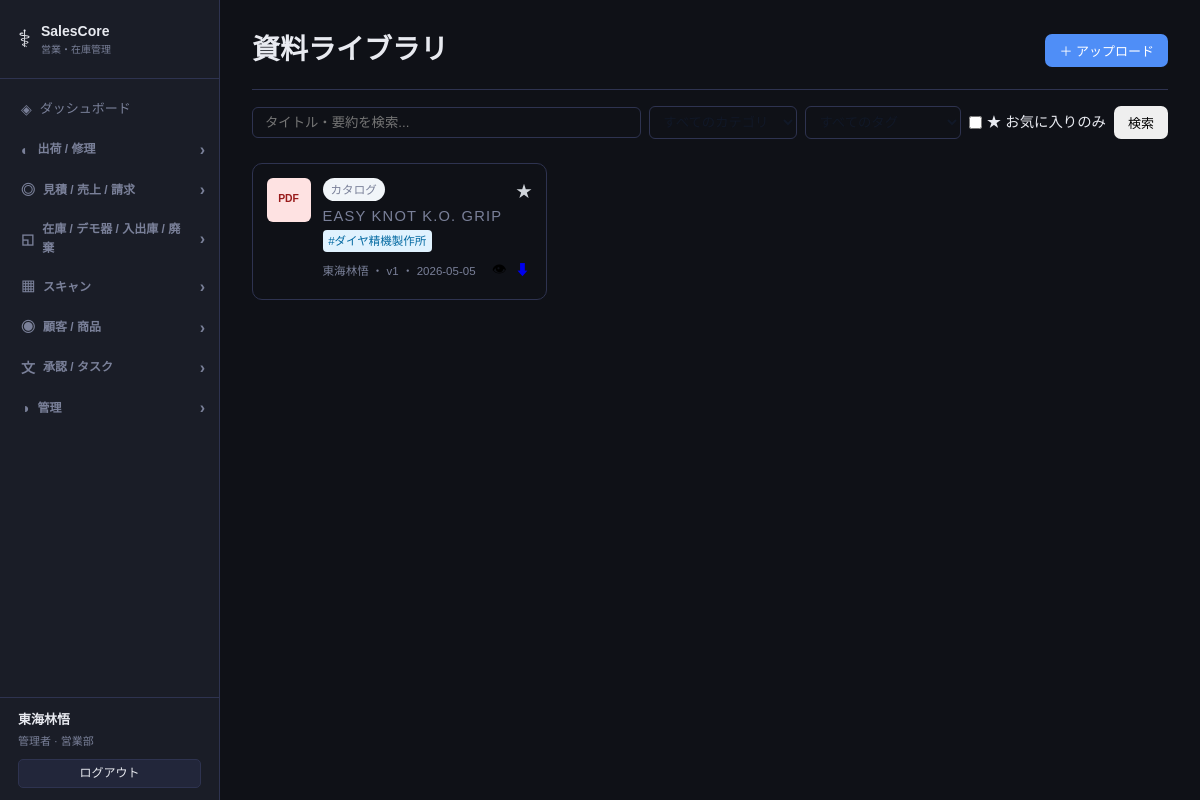
/materials/ (signed in), run on the app's committed database.
### models.py (models this page shows)
class Base(DeclarativeBase):
    pass

class Staff(Base):
    __tablename__ = "staffs"
    id = Column(Integer, primary_key=True, autoincrement=True)
    name = Column(String(100), nullable=False)
    login_id = Column(String(50), unique=True, nullable=False)
    password_hash = Column(String(200), nullable=False)
    role = Column(String(20), default="user")
    department = Column(String(100), nullable=True)
    email = Column(String(200), nullable=True)
    is_active = Column(Boolean, default=True)
    last_active_at = Column(DateTime, nullable=True)
    last_active_page = Column(String(200), nullable=True)
    created_at = Column(DateTime, default=datetime.now)

### tables this page shows
CREATE TABLE materials (
        id              INTEGER PRIMARY KEY AUTOINCREMENT,
        title           TEXT    NOT NULL,
        description     TEXT,
        category_id     INTEGER REFERENCES material_categories(id),
        file_path       TEXT    NOT NULL,
        file_name       TEXT    NOT NULL,
        file_type       TEXT    NOT NULL,          -- pdf / docx / xlsx など
        file_size       INTEGER NOT NULL DEFAULT 0,
        ai_summary      TEXT,                      -- Anthropic APIで生成
        version         INTEGER NOT NULL DEFAULT 1,
        uploaded_by     INTEGER REFERENCES staffs(id),
        from_approval   INTEGER REFERENCES documents(id), -- 承認文書連携
        is_active       INTEGER NOT NULL DEFAULT 1,
        created_at      TEXT    NOT NULL DEFAULT (datetime('now','localtime')),
        updated_at      TEXT    NOT NULL DEFAULT (datetime('now','localtime'))
    );

### material_router.py (the view)
@router.get("/", response_class=HTMLResponse)
async def material_list(request: Request, q: str = "", category_id: int = 0, tag: str = "", fav_only: int = 0):
    staff_id = _staff_id(request)
    con = get_db()
    categories = con.execute("SELECT * FROM material_categories ORDER BY sort_order").fetchall()
    tags = con.execute(
        "SELECT mt.* FROM material_tags mt JOIN material_tag_relations mtr ON mt.id=mtr.tag_id GROUP BY mt.id ORDER BY mt.name"
    ).fetchall()
    sql = """
        SELECT m.*, mc.name AS category_name, s.name AS uploader_name,
               CASE WHEN f.id IS NOT NULL THEN 1 ELSE 0 END AS is_fav,
               GROUP_CONCAT(mt.name, '|') AS tag_names
        FROM materials m
        LEFT JOIN material_categories mc ON m.category_id=mc.id
        LEFT JOIN staffs s ON m.uploaded_by=s.id
        LEFT JOIN favorites f ON f.material_id=m.id AND f.staff_id=?
        LEFT JOIN material_tag_relations mtr ON mtr.material_id=m.id
        LEFT JOIN material_tags mt ON mt.id=mtr.tag_id
        WHERE m.is_active=1
    """
    params = [staff_id]
    if q:
        sql += " AND (m.title LIKE ? OR m.description LIKE ? OR m.ai_summary LIKE ?)"
        params += [f"%{q}%"] * 3
    if category_id:
        sql += " AND m.category_id=?"
        params.append(category_id)
    if tag:
        sql += " AND m.id IN (SELECT material_id FROM material_tag_relations mtr2 JOIN material_tags mt2 ON mt2.id=mtr2.tag_id WHERE mt2.name=?)"
        params.append(tag)
    if fav_only:
        sql += " AND f.id IS NOT NULL"
    sql += " GROUP BY m.id ORDER BY m.updated_at DESC"
    materials = con.execute(sql, params).fetchall()
    con.close()
    return TEMPLATES.TemplateResponse("materials/list.html", {
        "request": request, "materials": materials, "categories": categories,
        "tags": tags, "q": q, "category_id": category_id, "tag": tag, "fav_only": fav_only,
    })

### templates/materials/list.html (shortened to what this page needs)
{% extends "base.html" %}
{% block content %}
<div class="page-header">
  <h1>資料ライブラリ</h1>
  <button class="btn btn-primary" onclick="openUploadModal()">＋ アップロード</button>
</div>
<form method="get" class="filter-bar">
  <input type="text" name="q" value="{{ q }}" placeholder="タイトル・要約を検索..." class="search-input">
  <select name="category_id" onchange="this.form.submit()">
    <option value="0">すべてのカテゴリ</option>
  </select>
  <select name="tag" onchange="this.form.submit()">
    <option value="">すべてのタグ</option>
  </select>
  <label class="checkbox-label">
    <input type="checkbox" name="fav_only" value="1" {% if fav_only %}checked{% endif %} onchange="this.form.submit()">
    ★ お気に入りのみ
  </label>
  <button type="submit" class="btn btn-secondary">検索</button>
</form>
{% if materials %}
<div class="material-grid">
  {% for m in materials %}
  <div class="material-card" id="card-{{ m.id }}">
    <div class="file-icon {{ m.file_type.lstrip('.') }}">
      {{ m.file_type.lstrip('.').upper() }}
    </div>
    <div class="card-body">
      <div class="card-top">
        <span class="category-badge">{{ m.category_name or '未分類' }}</span>
        <button class="fav-btn {% if m.is_fav %}active{% endif %}"
                onclick="toggleFav({{ m.id }}, this)" title="お気に入り">★</button>
      </div>
      <h3 class="card-title" onclick="openDetail({{ m.id }})">{{ m.title }}</h3>
      {% if m.tag_names %}
      <div class="tags">
        {% for t in m.tag_names.split('|') %}
        <a href="?tag={{ t }}" class="tag">#{{ t }}</a>
        {% endfor %}
      </div>
      {% endif %}
      <div class="card-footer">
        <span class="meta">{{ m.uploader_name }} ・ v{{ m.version }} ・ {{ m.updated_at[:10] }}</span>
        <div class="card-actions">
          {% if m.file_type == '.pdf' %}
          <button class="btn-icon" onclick="previewPDF({{ m.id }})" title="プレビュー">👁</button>
          {% endif %}
          <a class="btn-icon" href="/materials/{{ m.id }}/download" title="ダウンロード">⬇</a>
        </div>
      </div>
    </div>
  </div>
  {% endfor %}
</div>
{% else %}
<p class="empty-state">資料が見つかりませんでした。</p>
{% endif %}
{% endblock %}

### templates/base.html (shortened to what this page needs)
<!DOCTYPE html>
<html lang="ja">
<head>
  <link rel="stylesheet" href="/static/css/style.css">
</head>
<body>
  <nav class="sidebar" id="sidebar">
    <div class="logo">
      <span class="logo-icon">⚕</span>
      <div>
        <div class="logo-title">SalesCore</div>
        <div class="logo-sub">営業・在庫管理</div>
      </div>
    </div>
    <ul class="nav-list">
      <li><a href="/" class="nav-link {% if request.url.path == '/' %}active{% endif %}" onclick="closeMenu()"><span class="nav-icon">◈</span> ダッシュボード</a></li>
      {% set grp1_active = ('/shipments' in request.url.path and '/repairs' not in request.url.path) or '/repairs' in request.url.path %}
      <li class="nav-group-item">
        <div class="nav-group-header {% if grp1_active %}open{% endif %}" onclick="toggleGroup('grp-shipment')">
          <span class="nav-icon">◐</span> 出荷 / 修理 <span class="nav-arrow">›</span>
        </div>
      </li>
      {% set grp2_active = '/quotes' in request.url.path or '/sales' in request.url.path or '/invoices' in request.url.path %}
      <li class="nav-group-item">
        <div class="nav-group-header {% if grp2_active %}open{% endif %}" onclick="toggleGroup('grp-sales')">
          <span class="nav-icon">◎</span> 見積 / 売上 / 請求 <span class="nav-arrow">›</span>
        </div>
      </li>
      {% set grp3_active = request.url.path == '/inventory' or 'history' in request.url.path or 'disposal' in request.url.path or '/demo' in request.url.path %}
      <li class="nav-group-item">
        <div class="nav-group-header {% if grp3_active %}open{% endif %}" onclick="toggleGroup('grp-inventory')">
          <span class="nav-icon">◱</span> 在庫 / デモ器 / 入出庫 / 廃棄 <span class="nav-arrow">›</span>
        </div>
      </li>
      {% set grp4_active = '/barcode' in request.url.path %}
      <li class="nav-group-item">
        <div class="nav-group-header {% if grp4_active %}open{% endif %}" onclick="toggleGroup('grp-scan')">
          <span class="nav-icon">▦</span> スキャン <span class="nav-arrow">›</span>
        </div>
      </li>
      {% set grp5_active = '/customers' in request.url.path or '/products' in request.url.path %}
      <li class="nav-group-item">
        <div class="nav-group-header {% if grp5_active %}open{% endif %}" onclick="toggleGroup('grp-customer')">
          <span class="nav-icon">◉</span> 顧客 / 商品 <span class="nav-arrow">›</span>
        </div>
      </li>
      {% set grp6_active = '/approval' in request.url.path or '/tasks' in request.url.path %}
      <li class="nav-group-item">
        <div class="nav-group-header {% if grp6_active %}open{% endif %}" onclick="toggleGroup('grp-approval')">
          <span class="nav-icon">文</span> 承認 / タスク <span class="nav-arrow">›</span>
        </div>
      </li>
      {% if request.state.staff and request.state.staff["role"] == "admin" %}
      {% set grp7_active = '/staff' in request.url.path %}
      <li class="nav-group-item">
        <div class="nav-group-header {% if grp7_active %}open{% endif %}" onclick="toggleGroup('grp-admin')">
          <span class="nav-icon">◑</span> 管理 <span class="nav-arrow">›</span>
        </div>
      </li>
      {% endif %}
    </ul>
    <div class="sidebar-user">
      {% if request.state.staff %}
      <div class="sidebar-user-name">{{ request.state.staff["name"] }}</div>
      <div class="sidebar-user-role">{{ "管理者" if request.state.staff["role"] == "admin" else "一般" }}{% if request.state.staff["department"] %} · {{ request.state.staff["department"] }}{% endif %}</div>
      <a href="/logout" class="btn btn-ghost btn-sm" style="margin-top:8px;width:100%;justify-content:center">ログアウト</a>
      {% endif %}
    </div>
  </nav>
  <main class="main">
    <div class="content">
      {% block content %}{% endblock %}
    </div>
  </main>
</body>
</html>

### static/css/style.css (style rules this page uses)
*, *::before, *::after { box-sizing: border-box; margin: 0; padding: 0; }
body { font-family: var(--font); background: var(--bg); color: var(--text); display: flex; min-height: 100vh; font-size: 14px; line-height: 1.6; }
.sidebar { width: 220px; min-height: 100vh; background: var(--surface); border-right: 1px solid var(--border); display: flex; flex-direction: column; position: fixed; left: 0; top: 0; bottom: 0; z-index: 100; transition: transform .25s; }
.logo { display: flex; align-items: center; gap: 10px; padding: 20px 18px; border-bottom: 1px solid var(--border); }
.logo-icon { font-size: 24px; }
.logo-title { font-size: 14px; font-weight: 700; }
.logo-sub { font-size: 10px; color: var(--text-muted); }
.nav-list { list-style: none; padding: 10px 0; flex: 1; overflow-y: auto; }
.nav-link { display: flex; align-items: center; gap: 8px; padding: 9px 18px; color: var(--text-muted); text-decoration: none; font-size: 13px; transition: all .15s; border-left: 3px solid transparent; }
.nav-icon { font-size: 14px; }
.nav-group-item { list-style: none; }
.nav-group-header { display: flex; align-items: center; gap: 8px; padding: 9px 14px 9px 18px; font-size: 12px; font-weight: 700; color: var(--text-muted); cursor: pointer !important; user-select: none; border-left: 3px solid transparent; transition: background .15s, color .15s; }
.nav-arrow { margin-left: auto; font-size: 16px; transition: transform .2s; display: inline-block; line-height: 1; pointer-events: none; }
.main { margin-left: 220px; flex: 1; min-width: 0; }
.content { padding: 28px 32px; max-width: 1200px; }
.page-header { display: flex; align-items: center; justify-content: space-between; margin-bottom: 24px; padding-bottom: 16px; border-bottom: 1px solid var(--border); flex-wrap: wrap; gap: 10px; }
.card-title { font-size: 13px; font-weight: 700; text-transform: uppercase; letter-spacing: .08em; color: var(--text-muted); margin-bottom: 14px; }
.btn { display: inline-flex; align-items: center; gap: 6px; padding: 7px 14px; border-radius: 7px; font-size: 13px; font-weight: 500; border: none; cursor: pointer; text-decoration: none; transition: all .15s; white-space: nowrap; }
.btn-primary { background: var(--accent); color: #fff; }
.btn-ghost { background: var(--surface2); color: var(--text); border: 1px solid var(--border); }
.btn-sm { padding: 4px 10px; font-size: 12px; border-radius: 5px; }
.filter-bar { margin-bottom: 16px; }
.sidebar-user { padding: 12px 18px; border-top: 1px solid var(--border); margin-top: auto; }
.sidebar-user-name { font-size: 13px; font-weight: 700; color: var(--text); }
.sidebar-user-role { font-size: 11px; color: var(--text-muted); margin-top: 2px; }

### data on the page
Staff: state.staff.name "東海林悟", role "管理者", state.staff.department "営業部"
materials: file_type.lstrip "PDF", category_name "カタログ", title "EASY KNOT K.O. GRIP", t "ダイヤ精機製作所", uploader_name "東海林悟", version "1", updated_at "2026-05-05"
